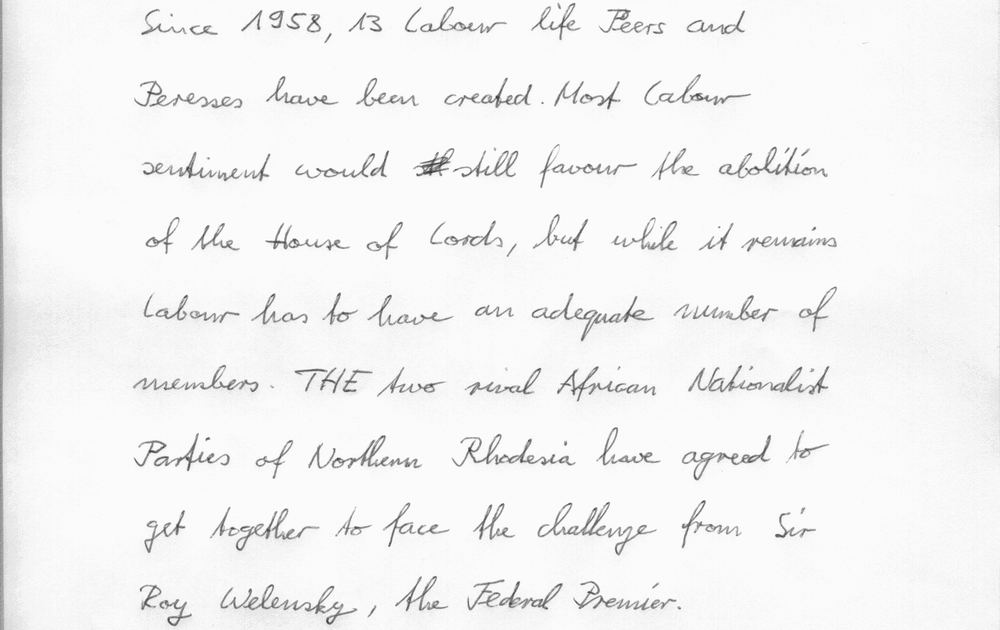
#> input picture test_images/new.png, 1000 x 630 px, shrunk from 2479 x 1562 before the run
$ jupyter execute --allow-errors synthtiget.ipynb
#> lines starting #> are read from the running program, lines starting #| are printed output that depends on the picture
#> further down, image is the input picture: PIL image 1000x630 RGB; min 44, max 255, mean 243.6
[cell 1]
# Read the gt.txt file and extract labels
labels_file = r'C:\Users\IsaacStalley\Documents\GitHub\synthtiger_v1.1\gt.txt'
labels = []
#> (the rest of this cell did not finish here and is left out)

[cell 2]
# Calculate unique characters
characters = set(''.join(labels))
vocab_size = len(characters)

print("Vocabulary Size:", vocab_size)
print("Characters:", characters)

[cell 3]
import os
from PIL import Image, ImageEnhance, ImageOps, ImageFilter, ImageDraw
import random
import numpy as np

def random_exposure( image):
        factor = random.uniform(0.2, 0.4)  # adjust exposure by a factor between 0.5 and 1.5
        enhancer = ImageEnhance.Brightness(image)
        return enhancer.enhance(factor)
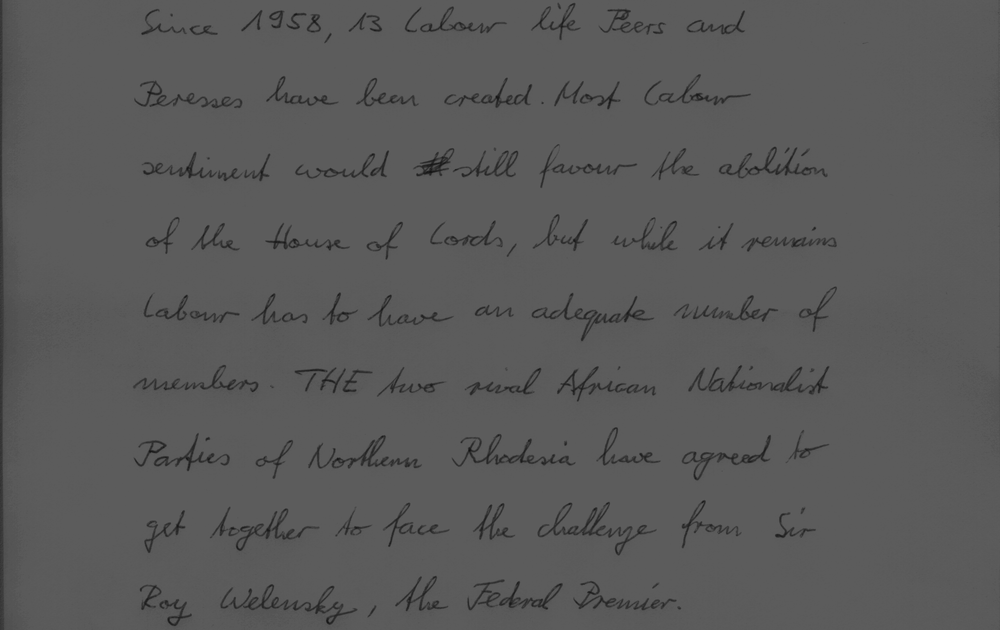
#> returned value: PIL image 1000x630 RGB; min 16, max 94, mean 89.4

# Function to randomly invert colors
def random_invert( image):
    if random.random() < 1:  # 50% chance of inverting colors
        return ImageOps.invert(image)
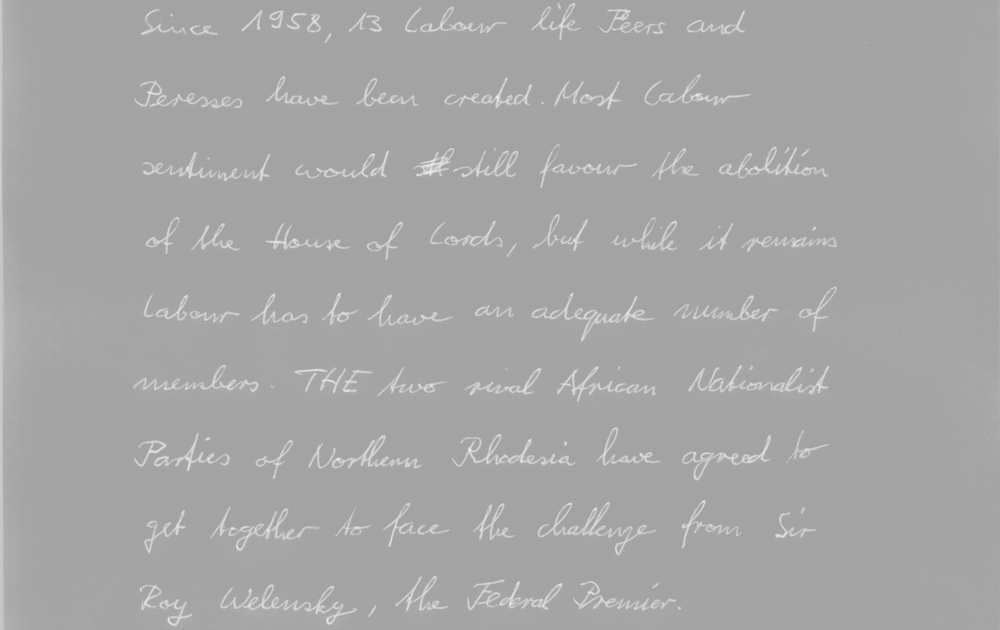
#> returned value: PIL image 1000x630 RGB; min 161, max 239, mean 165.6
    else:
        return image

# Function to randomly change colors
def random_color_jitter( image):
    r, g, b = image.split()
    r = np.array(r)
    g = np.array(g)
    b = np.array(b)

    r_shift = random.randint(-50, 50)
    g_shift = random.randint(-50, 50)
    b_shift = random.randint(-50, 50)

    r = np.clip(r + r_shift, 0, 255)
    g = np.clip(g + g_shift, 0, 255)
    b = np.clip(b + b_shift, 0, 255)

    r = Image.fromarray(r).convert('L')
    g = Image.fromarray(g).convert('L')
    b = Image.fromarray(b).convert('L')

    return Image.merge('RGB', (r, g, b))


# Function to randomly apply Gaussian blur
def random_blur( image):
    kernel_size = random.randint(0, 2) * 2 + 1  # Choose an odd kernel size between 3 and 11
    return image.filter(ImageFilter.GaussianBlur(kernel_size))

# Function to randomly add noise to the image
def random_noise( image):
    width, height = image.size
    noise = np.random.randint(0, 10, (height, width, 3), dtype=np.uint8)
    return Image.fromarray(np.clip(np.array(image) + noise, 0, 255).astype(np.uint8))

# Apply random transformations to the image
def apply_random_transformations( image):
    image = random_exposure(image)
    image = random_invert(image)
    #image = random_color_jitter(image)
    image = random_blur(image)
    #image = self.random_noise(image)
    return image


image = Image.open('test_images/new.png')
image = image.convert('RGB')
image = apply_random_transformations(image)
draw = ImageDraw.Draw(image)

image.show()

$ run again, with test_images/a01-000u.png copied over test_images/new.png
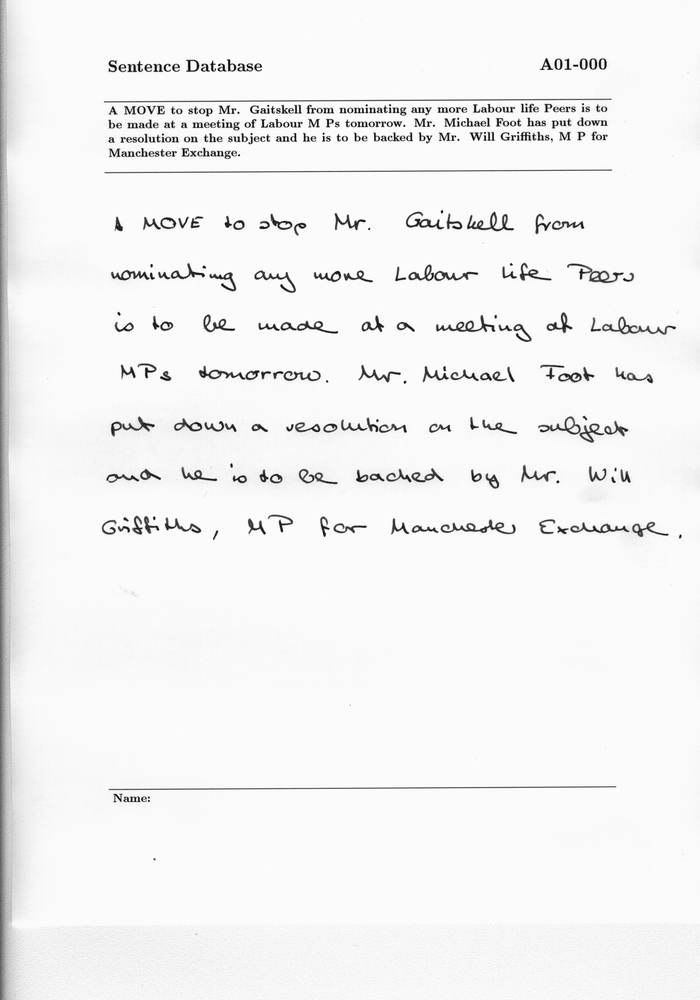
#> input picture test_images/a01-000u.png, 700 x 1000 px, shrunk from 2479 x 3542 before the run
#> image is the input picture: PIL image 700x1000 L; min 0, max 255, mean 242.8
#> image: PIL image 700x1000 RGB
#> in random_exposure, `return enhancer.enhance(factor)`:
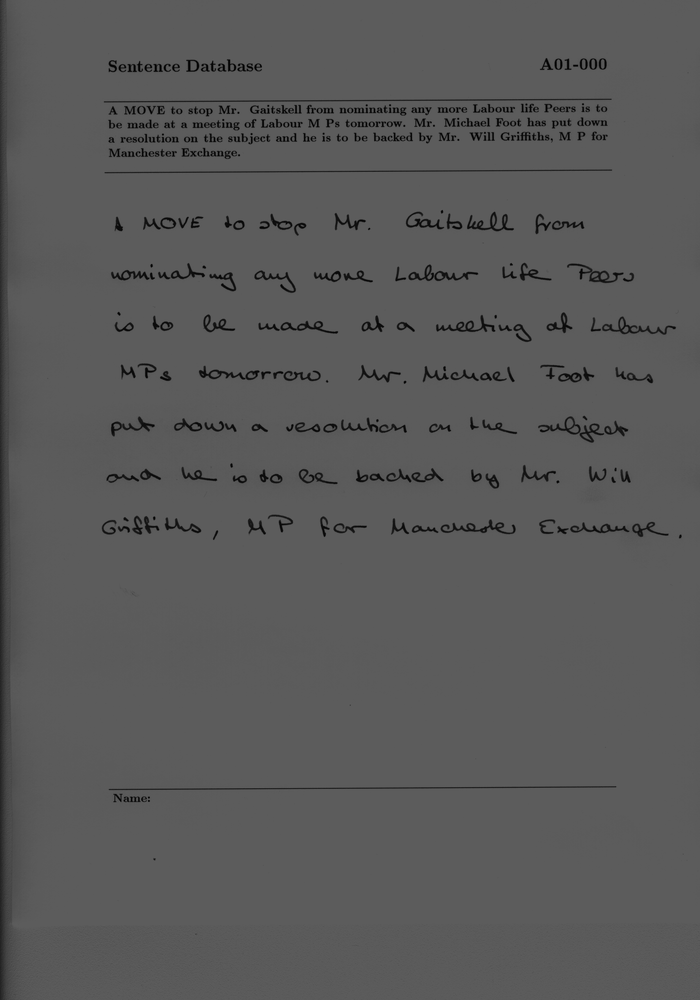
#> returned value: PIL image 700x1000 RGB; min 0, max 94, mean 89.1
#> in random_invert, `return ImageOps.invert(image)`:
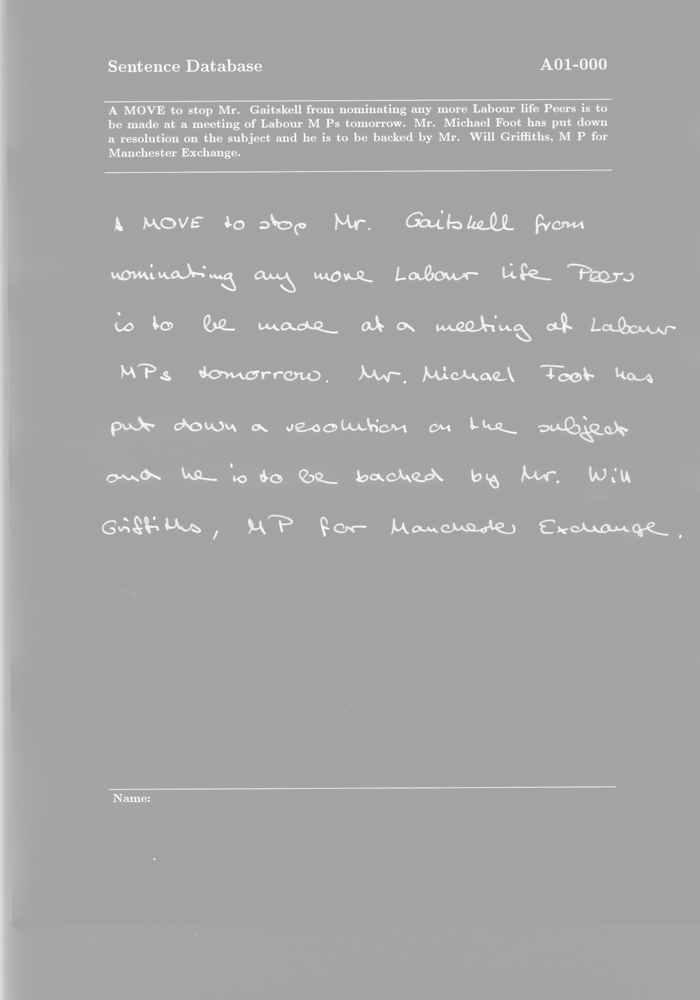
#> returned value: PIL image 700x1000 RGB; min 161, max 255, mean 165.9
